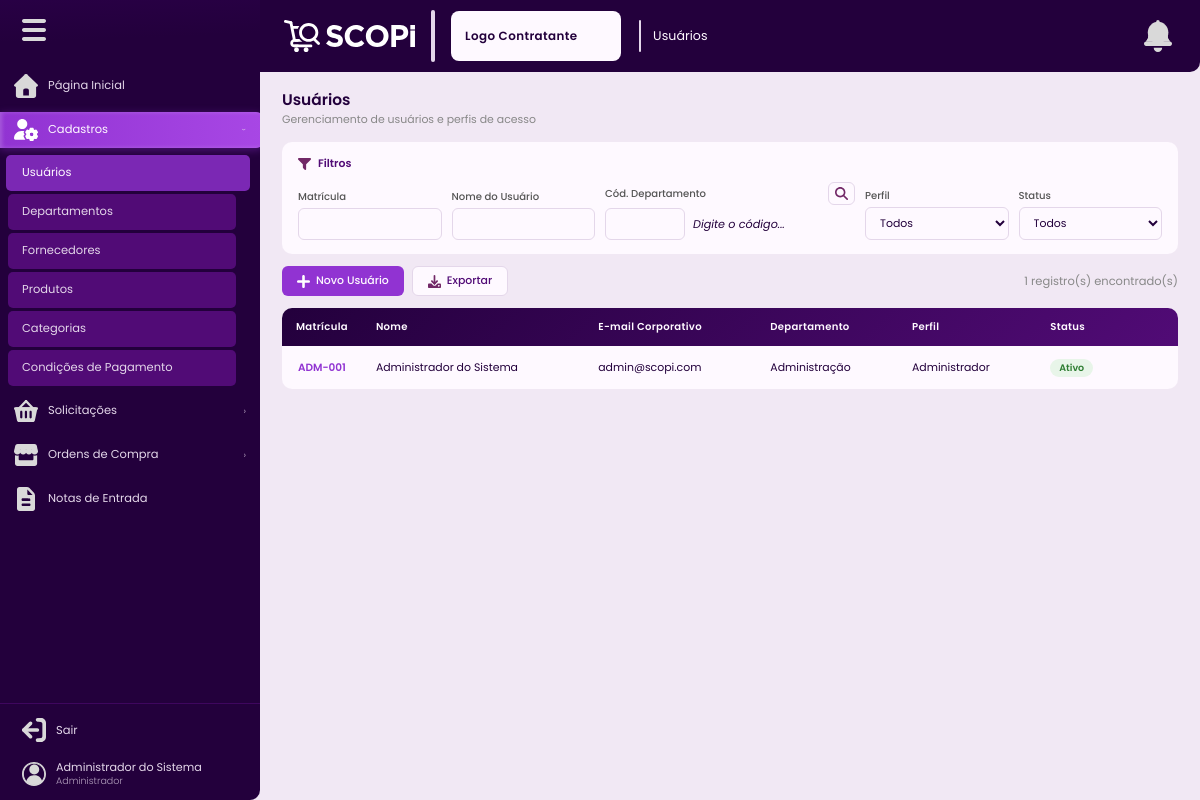
The page /usuarios (signed in) on the database as committed earlier.
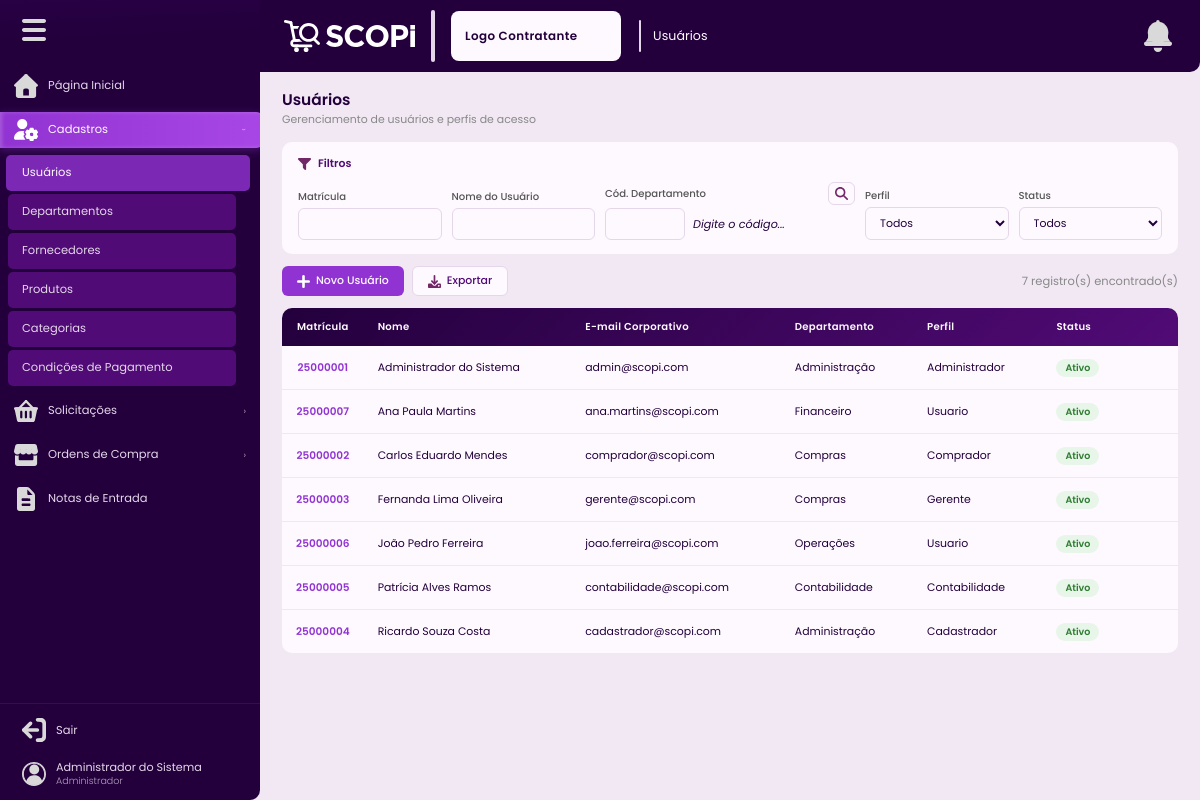
The same page on the database as committed later.
### tables this page shows
CREATE TABLE IF NOT EXISTS usuarios (
    id               INT UNSIGNED AUTO_INCREMENT PRIMARY KEY,
    nome             VARCHAR(150)  NOT NULL,
    email            VARCHAR(150)  NOT NULL UNIQUE,
    senha            VARCHAR(255)  NOT NULL,
    matricula        VARCHAR(30)   NULL,
    contato          VARCHAR(30)   NULL,
    departamento_id  INT UNSIGNED  NULL,
    perfil           ENUM('administrador','cadastrador','comprador','gerente','contabilidade','usuario') NOT NULL DEFAULT 'usuario',
    situacao         ENUM('ativo','inativo') NOT NULL DEFAULT 'ativo',
    tentativas_falhas TINYINT UNSIGNED NOT NULL DEFAULT 0,
    ultima_tentativa DATETIME     NULL,
    criado_em        DATETIME     NOT NULL DEFAULT CURRENT_TIMESTAMP,
    atualizado_em    DATETIME     NULL ON UPDATE CURRENT_TIMESTAMP,
    INDEX idx_email    (email),
    INDEX idx_situacao (situacao),
    INDEX idx_perfil   (perfil)
);

CREATE TABLE IF NOT EXISTS departamentos (
    id           INT UNSIGNED AUTO_INCREMENT PRIMARY KEY,
    nome         VARCHAR(120)  NOT NULL,
    codigo       VARCHAR(20)   NOT NULL UNIQUE,
    gerente_id   INT UNSIGNED  NULL,
    situacao     ENUM('ativo','inativo') NOT NULL DEFAULT 'ativo',
    criado_em    DATETIME      NOT NULL DEFAULT CURRENT_TIMESTAMP,
    atualizado_em DATETIME     NULL ON UPDATE CURRENT_TIMESTAMP,
    INDEX idx_situacao (situacao),
    CONSTRAINT fk_departamento_gerente FOREIGN KEY (gerente_id) REFERENCES usuarios(id) ON DELETE SET NULL
);

### Controllers/BaseController.php (called while the page is built, shortened)
<?php
class BaseController{
    protected function renderizar(string $view, array $variaveis = []): void {
        extract($variaveis);
        if (!isset($usuario)) {
            $usuario = Auxiliares::usuarioLogado();
        }
        require_once __DIR__ . '/../Views/templates/header.php';
        require_once __DIR__ . '/../Views/' . $view . '.php';
        require_once __DIR__ . '/../Views/templates/footer.php';
    }
}

### Controllers/UsuarioControlador.php (called while the page is built, shortened)
<?php
class UsuarioControlador extends BaseController {
    private UsuarioModelo $modelo;
    public function __construct() {
        $this->modelo = new UsuarioModelo();
    }
    public function listar(): void {
        $usuario = Auxiliares::usuarioLogado();
        $filtros = $_GET;
        $departamentoId = ($usuario['perfil'] ?? '') === 'gerente' ? (int) $usuario['departamento_id'] : null;
        $usuarios = $this->modelo->listarComFiltros($filtros, $departamentoId);
        $this->renderizar('cadastros/usuarios', compact('usuarios', 'departamentos', 'filtros'));
    }
}

### index.php (called while the page is built, shortened)
<?php
require_once __DIR__ . '/Autoloader.php';
$routes = require __DIR__ . '/Config/Routes.php';
$uri = parse_url($_SERVER['REQUEST_URI'] ?? '/', PHP_URL_PATH) ?: '/';
$uri = '/' . trim($uri, '/');
$uri = $uri === '//' ? '/' : $uri;
function matchRoute(string $uri, array $routes): array
{
    foreach ($routes as $route => $handler) {
        $pattern = preg_replace('/\{[^\/]+\}/', '([^\/]+)', $route);
        $pattern = '#^' . rtrim($pattern, '/') . '$#';
        if (preg_match($pattern, rtrim($uri, '/') ?: '/', $matches)) {
            array_shift($matches);
            return [$handler, $matches];
        }
    }
    return [null, []];
}
[$handler, $params] = matchRoute($uri, $routes);
[$controllerName, $method] = $handler;
$controller = new $className();
call_user_func_array([$controller, $method], $params);

### Config/Auxiliares.php (called while the page is built, shortened)
<?php
class Auxiliares {
    public static function usuarioLogado(): array {
        return [
            'id'              => $_SESSION['usuario_id']              ?? null,
            'nome'            => $_SESSION['usuario_nome']            ?? '',
            'email'           => $_SESSION['usuario_email']           ?? '',
            'perfil'          => $_SESSION['usuario_perfil']          ?? '',
            'departamento_id' => $_SESSION['usuario_departamento_id'] ?? null,
        ];
    }
    public static function escapar(?string $valor): string {
        return htmlspecialchars($valor ?? '', ENT_QUOTES, 'UTF-8');
    }
}

### Models/ModeloBase.php (called while the page is built, shortened)
<?php
abstract class ModeloBase {
    public function __construct() {
        $this->bd = BancoDados::obterInstancia()->obterConexao();
    }
}

### Autoloader.php (called while the page is built, shortened)
<?php
class Autoloader
{
    public static function register()
    {
        spl_autoload_register(function ($class) {
            $file = str_replace('\\', DIRECTORY_SEPARATOR, $class).'.php';
            if (file_exists($file)) {
                return true;
            }
            return false;
        });
    }
}

### Config/BancoDados.php (called while the page is built, shortened)
<?php
class BancoDados {
    private static ?self $instancia = null;
    private \PDO $conexao;
    private function __construct() {
        $hospedeiro = getenv('DB_HOST') ?: 'mysql';
        $nomeBanco  = getenv('NAME') ?: 'scopi';
        $usuario    = getenv('USER') ?: 'root';
        $senha      = getenv('PASS') !== false ? getenv('PASS') : 'root';
        $port       = getenv('DB_PORT') ?: '3306';
        $dsn = "mysql:host={$hospedeiro};dbname={$nomeBanco};port={$port};charset=utf8mb4";
        $this->conexao = new \PDO($dsn, $usuario, $senha, [
            \PDO::ATTR_ERRMODE            => \PDO::ERRMODE_EXCEPTION,
            \PDO::ATTR_DEFAULT_FETCH_MODE => \PDO::FETCH_ASSOC,
            \PDO::ATTR_EMULATE_PREPARES   => false,
        ]);
    }
    public static function obterInstancia(): self {
        if (self::$instancia === null) self::$instancia = new self();
        return self::$instancia;
    }
    public function obterConexao(): \PDO {
        return $this->conexao;
    }
}

### Models/UsuarioModelo.php (called while the page is built, shortened)
<?php
class UsuarioModelo extends ModeloBase {
    public function listarComFiltros(array $filtros = [], ?int $departamentoId = null): array {
        $sql = "SELECT u.*, d.nome AS nome_departamento, d.codigo AS departamento_codigo FROM usuarios u
                LEFT JOIN departamentos d ON d.id = u.departamento_id WHERE 1=1";
        $p = [];
        $sql .= ' ORDER BY u.nome ASC';
        $q = $this->bd->prepare($sql);
        $q->execute($p);
        return $q->fetchAll();
    }
}

### Views/cadastros/usuarios.php (the view, shortened to what the rows shown need)
<div class="pagina-cabecalho">
  <h1 class="pagina-titulo">Usuários</h1>
</div>
<div class="painel-filtros">
  <form method="GET" action="<?= BASE_URL ?>/usuarios">
    <?php $isGerente = ($usuario['perfil'] ?? '') === 'gerente'; ?>
    <div class="filtros-campos">
      <div class="campo-filtro" style="min-width:250px;">
        <div style="display:flex;gap:8px;align-items:center;">
          <input type="text" name="departamento_codigo" id="filtroDepCodigo" value="<?= Auxiliares::escapar($filtros['departamento_codigo'] ?? '') ?>" style="width:80px;text-transform:uppercase;" onblur="buscarDepartamentoFiltro(this.value)" <?= $isGerente ? 'readonly style="cursor:not-allowed;"' : '' ?>>
          <span id="filtroDepNome" style="font-size:0.8rem;color:var(--texto-secundario);font-style:italic;white-space:nowrap;overflow:hidden;text-overflow:ellipsis;">Digite o código...</span>
        </div>
      </div>
    </div>
  </form>
</div>
<div class="tabela-container">
  <table class="tabela" id="tabelaUsuarios">
    <thead>
      <tr>
        <th>Matrícula</th>
        <th>Nome</th>
        <th>E-mail Corporativo</th>
        <th>Departamento</th>
        <th>Perfil</th>
        <th>Status</th>
        <th class="coluna-acoes"></th>
      </tr>
    </thead>
    <tbody>
      <?php if (empty($usuarios)): ?>
        <tr><td colspan="7" style="text-align:center;padding:32px;color:#888;">Nenhum usuário encontrado.</td></tr>
      <?php else: ?>
        <?php foreach ($usuarios as $u): ?>
          <tr>
            <td>
              <span class="cod-clicavel" onclick="Scopi.abrirRegistro('modalUsuario','formUsuario','/usuarios/dados',<?= $u['id'] ?>,'visualizar')" title="Clique para visualizar">
                <?= Auxiliares::escapar($u['matricula']) ?>
              </span>
            </td>
            <td><?= Auxiliares::escapar($u['nome']) ?></td>
            <td><?= Auxiliares::escapar($u['email']) ?></td>
            <td><?= Auxiliares::escapar($u['nome_departamento'] ?? '—') ?></td>
            <td><?= ucfirst(Auxiliares::escapar($u['perfil'])) ?></td>
            <td><span class="badge badge-<?= $u['situacao'] ?>"><?= ucfirst($u['situacao']) ?></span></td>
            <td class="coluna-acoes">
            </td>
          </tr>
        <?php endforeach; ?>
      <?php endif; ?>
    </tbody>
  </table>
</div>

### Views/templates/header.php (shortened to what the rows shown need)
<?php
$usuario     = $usuario ?? Auxiliares::usuarioLogado();
?>
<!DOCTYPE html>
<html lang="pt-BR">
<head>
  <link rel="stylesheet" href="<?= BASE_URL ?>/public/assets/css/estilo.css">
</head>
<body>
<div class="layout">
<aside class="sidebar" id="sidebar">
  <div class="sidebar-rodape">
    <div class="sidebar-usuario">
      <div class="info-usr">
        <div class="nome-usr"><?= Auxiliares::escapar($usuario['nome']) ?></div>
        <div class="perfil-usr"><?= ucfirst(Auxiliares::escapar($usuario['perfil'])) ?></div>
      </div>
    </div>
  </div>
</aside>
<div class="conteudo">
  <main class="pagina">

Rows that differ between the two databases and show on the page:
changed usuarios "Administrador do Sistema": matricula "ADM-001" → "25000001"
added usuarios: matricula "25000007", nome "Ana Paula Martins", email "ana.martins@scopi.com", departamento.nome "Financeiro", perfil "Usuario", situacao "Ativo"
added usuarios: matricula "25000002", nome "Carlos Eduardo Mendes", email "comprador@scopi.com", departamento.nome "Compras", perfil "Comprador", situacao "Ativo"
added usuarios: matricula "25000003", nome "Fernanda Lima Oliveira", email "gerente@scopi.com", departamento.nome "Compras", perfil "Gerente", situacao "Ativo"
added usuarios: matricula "25000006", nome "João Pedro Ferreira", email "joao.ferreira@scopi.com", departamento.nome "Operações", perfil "Usuario", situacao "Ativo"
added usuarios: matricula "25000005", nome "Patrícia Alves Ramos", email "contabilidade@scopi.com", departamento.nome "Contabilidade", perfil "Contabilidade", situacao "Ativo"
added usuarios: matricula "25000004", nome "Ricardo Souza Costa", email "cadastrador@scopi.com", departamento.nome "Administração", perfil "Cadastrador", situacao "Ativo"
Other text that changed with them:
count($usuarios ?? []): "1" → "7"
